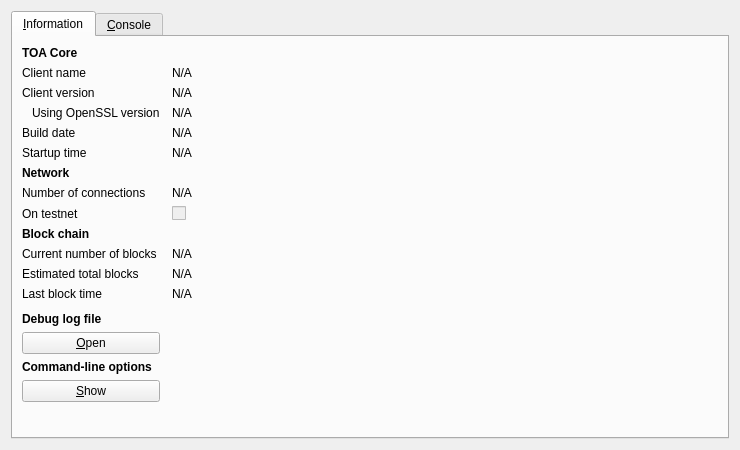
<?xml version="1.0" encoding="UTF-8"?>
<ui version="4.0">
 <class>RPCConsole</class>
 <widget class="QDialog" name="RPCConsole">
  <property name="geometry">
   <rect>
    <x>0</x>
    <y>0</y>
    <width>740</width>
    <height>450</height>
   </rect>
  </property>
  <property name="windowTitle">
   <string>TOA - Debug window</string>
  </property>
  <property name="styleSheet">
   <string notr="true">background-image: url(:/images/bkg);</string>
  </property>
  <layout class="QVBoxLayout" name="verticalLayout_2">
   <item>
    <widget class="QTabWidget" name="tabWidget">
     <property name="currentIndex">
      <number>0</number>
     </property>
     <widget class="QWidget" name="tab_info">
      <attribute name="title">
       <string>&amp;Information</string>
      </attribute>
      <layout class="QGridLayout" name="gridLayout" columnstretch="0,1">
       <property name="horizontalSpacing">
        <number>12</number>
       </property>
       <item row="0" column="0">
        <widget class="QLabel" name="label_9">
         <property name="font">
          <font>
           <weight>75</weight>
           <bold>true</bold>
          </font>
         </property>
         <property name="text">
          <string>TOA Core</string>
         </property>
        </widget>
       </item>
       <item row="1" column="0">
        <widget class="QLabel" name="label_5">
         <property name="text">
          <string>Client name</string>
         </property>
        </widget>
       </item>
       <item row="1" column="1">
        <widget class="QLabel" name="clientName">
         <property name="cursor">
          <cursorShape>IBeamCursor</cursorShape>
         </property>
         <property name="text">
          <string>N/A</string>
         </property>
         <property name="textFormat">
          <enum>Qt::PlainText</enum>
         </property>
         <property name="textInteractionFlags">
          <set>Qt::LinksAccessibleByMouse|Qt::TextSelectableByKeyboard|Qt::TextSelectableByMouse</set>
         </property>
        </widget>
       </item>
       <item row="2" column="0">
        <widget class="QLabel" name="label_6">
         <property name="text">
          <string>Client version</string>
         </property>
        </widget>
       </item>
       <item row="2" column="1">
        <widget class="QLabel" name="clientVersion">
         <property name="cursor">
          <cursorShape>IBeamCursor</cursorShape>
         </property>
         <property name="text">
          <string>N/A</string>
         </property>
         <property name="textFormat">
          <enum>Qt::PlainText</enum>
         </property>
         <property name="textInteractionFlags">
          <set>Qt::LinksAccessibleByMouse|Qt::TextSelectableByKeyboard|Qt::TextSelectableByMouse</set>
         </property>
        </widget>
       </item>
       <item row="3" column="0">
        <widget class="QLabel" name="label_14">
         <property name="text">
          <string>Using OpenSSL version</string>
         </property>
         <property name="indent">
          <number>10</number>
         </property>
        </widget>
       </item>
       <item row="3" column="1">
        <widget class="QLabel" name="openSSLVersion">
         <property name="cursor">
          <cursorShape>IBeamCursor</cursorShape>
         </property>
         <property name="text">
          <string>N/A</string>
         </property>
         <property name="textFormat">
          <enum>Qt::PlainText</enum>
         </property>
         <property name="textInteractionFlags">
          <set>Qt::LinksAccessibleByMouse|Qt::TextSelectableByKeyboard|Qt::TextSelectableByMouse</set>
         </property>
        </widget>
       </item>
       <item row="4" column="0">
        <widget class="QLabel" name="label_12">
         <property name="text">
          <string>Build date</string>
         </property>
        </widget>
       </item>
       <item row="4" column="1">
        <widget class="QLabel" name="buildDate">
         <property name="cursor">
          <cursorShape>IBeamCursor</cursorShape>
         </property>
         <property name="text">
          <string>N/A</string>
         </property>
         <property name="textFormat">
          <enum>Qt::PlainText</enum>
         </property>
         <property name="textInteractionFlags">
          <set>Qt::LinksAccessibleByMouse|Qt::TextSelectableByKeyboard|Qt::TextSelectableByMouse</set>
         </property>
        </widget>
       </item>
       <item row="5" column="0">
        <widget class="QLabel" name="label_13">
         <property name="text">
          <string>Startup time</string>
         </property>
        </widget>
       </item>
       <item row="5" column="1">
        <widget class="QLabel" name="startupTime">
         <property name="cursor">
          <cursorShape>IBeamCursor</cursorShape>
         </property>
         <property name="text">
          <string>N/A</string>
         </property>
         <property name="textFormat">
          <enum>Qt::PlainText</enum>
         </property>
         <property name="textInteractionFlags">
          <set>Qt::LinksAccessibleByMouse|Qt::TextSelectableByKeyboard|Qt::TextSelectableByMouse</set>
         </property>
        </widget>
       </item>
       <item row="6" column="0">
        <widget class="QLabel" name="label_11">
         <property name="font">
          <font>
           <weight>75</weight>
           <bold>true</bold>
          </font>
         </property>
         <property name="text">
          <string>Network</string>
         </property>
        </widget>
       </item>
       <item row="7" column="0">
        <widget class="QLabel" name="label_7">
         <property name="text">
          <string>Number of connections</string>
         </property>
        </widget>
       </item>
       <item row="7" column="1">
        <widget class="QLabel" name="numberOfConnections">
         <property name="cursor">
          <cursorShape>IBeamCursor</cursorShape>
         </property>
         <property name="text">
          <string>N/A</string>
         </property>
         <property name="textFormat">
          <enum>Qt::PlainText</enum>
         </property>
         <property name="textInteractionFlags">
          <set>Qt::LinksAccessibleByMouse|Qt::TextSelectableByKeyboard|Qt::TextSelectableByMouse</set>
         </property>
        </widget>
       </item>
       <item row="8" column="0">
        <widget class="QLabel" name="label_8">
         <property name="text">
          <string>On testnet</string>
         </property>
        </widget>
       </item>
       <item row="8" column="1">
        <widget class="QCheckBox" name="isTestNet">
         <property name="enabled">
          <bool>false</bool>
         </property>
         <property name="text">
          <string/>
         </property>
        </widget>
       </item>
       <item row="9" column="0">
        <widget class="QLabel" name="label_10">
         <property name="font">
          <font>
           <weight>75</weight>
           <bold>true</bold>
          </font>
         </property>
         <property name="text">
          <string>Block chain</string>
         </property>
        </widget>
       </item>
       <item row="10" column="0">
        <widget class="QLabel" name="label_3">
         <property name="text">
          <string>Current number of blocks</string>
         </property>
        </widget>
       </item>
       <item row="10" column="1">
        <widget class="QLabel" name="numberOfBlocks">
         <property name="cursor">
          <cursorShape>IBeamCursor</cursorShape>
         </property>
         <property name="text">
          <string>N/A</string>
         </property>
         <property name="textFormat">
          <enum>Qt::PlainText</enum>
         </property>
         <property name="textInteractionFlags">
          <set>Qt::LinksAccessibleByMouse|Qt::TextSelectableByKeyboard|Qt::TextSelectableByMouse</set>
         </property>
        </widget>
       </item>
       <item row="11" column="0">
        <widget class="QLabel" name="label_4">
         <property name="text">
          <string>Estimated total blocks</string>
         </property>
        </widget>
       </item>
       <item row="11" column="1">
        <widget class="QLabel" name="totalBlocks">
         <property name="cursor">
          <cursorShape>IBeamCursor</cursorShape>
         </property>
         <property name="text">
          <string>N/A</string>
         </property>
         <property name="textFormat">
          <enum>Qt::PlainText</enum>
         </property>
         <property name="textInteractionFlags">
          <set>Qt::LinksAccessibleByMouse|Qt::TextSelectableByKeyboard|Qt::TextSelectableByMouse</set>
         </property>
        </widget>
       </item>
       <item row="12" column="0">
        <widget class="QLabel" name="label_2">
         <property name="text">
          <string>Last block time</string>
         </property>
        </widget>
       </item>
       <item row="12" column="1">
        <widget class="QLabel" name="lastBlockTime">
         <property name="cursor">
          <cursorShape>IBeamCursor</cursorShape>
         </property>
         <property name="text">
          <string>N/A</string>
         </property>
         <property name="textFormat">
          <enum>Qt::PlainText</enum>
         </property>
         <property name="textInteractionFlags">
          <set>Qt::LinksAccessibleByMouse|Qt::TextSelectableByKeyboard|Qt::TextSelectableByMouse</set>
         </property>
        </widget>
       </item>
       <item row="13" column="0">
        <spacer name="verticalSpacer_2">
         <property name="orientation">
          <enum>Qt::Vertical</enum>
         </property>
         <property name="sizeHint" stdset="0">
          <size>
           <width>20</width>
           <height>20</height>
          </size>
         </property>
        </spacer>
       </item>
       <item row="14" column="0">
        <widget class="QLabel" name="labelDebugLogfile">
         <property name="font">
          <font>
           <weight>75</weight>
           <bold>true</bold>
          </font>
         </property>
         <property name="text">
          <string>Debug log file</string>
         </property>
        </widget>
       </item>
       <item row="15" column="0">
        <widget class="QPushButton" name="openDebugLogfileButton">
         <property name="toolTip">
          <string>Open the TOA debug log file from the current data directory. This can take a few seconds for large log files.</string>
         </property>
         <property name="text">
          <string>&amp;Open</string>
         </property>
         <property name="autoDefault">
          <bool>false</bool>
         </property>
        </widget>
       </item>
       <item row="16" column="0">
        <widget class="QLabel" name="labelCLOptions">
         <property name="font">
          <font>
           <weight>75</weight>
           <bold>true</bold>
          </font>
         </property>
         <property name="text">
          <string>Command-line options</string>
         </property>
        </widget>
       </item>
       <item row="17" column="0">
        <widget class="QPushButton" name="showCLOptionsButton">
         <property name="toolTip">
          <string>Show the TOA-Qt help message to get a list with possible TOA command-line options.</string>
         </property>
         <property name="text">
          <string>&amp;Show</string>
         </property>
         <property name="autoDefault">
          <bool>false</bool>
         </property>
        </widget>
       </item>
       <item row="18" column="0">
        <spacer name="verticalSpacer">
         <property name="orientation">
          <enum>Qt::Vertical</enum>
         </property>
         <property name="sizeHint" stdset="0">
          <size>
           <width>20</width>
           <height>40</height>
          </size>
         </property>
        </spacer>
       </item>
      </layout>
     </widget>
     <widget class="QWidget" name="tab_console">
      <attribute name="title">
       <string>&amp;Console</string>
      </attribute>
      <layout class="QVBoxLayout" name="verticalLayout_3">
       <property name="spacing">
        <number>3</number>
       </property>
       <item>
        <widget class="QTextEdit" name="messagesWidget">
         <property name="minimumSize">
          <size>
           <width>0</width>
           <height>100</height>
          </size>
         </property>
         <property name="readOnly">
          <bool>true</bool>
         </property>
         <property name="tabKeyNavigation" stdset="0">
          <bool>false</bool>
         </property>
         <property name="columnCount" stdset="0">
          <number>2</number>
         </property>
        </widget>
       </item>
       <item>
        <layout class="QHBoxLayout" name="horizontalLayout">
         <property name="spacing">
          <number>3</number>
         </property>
         <item>
          <widget class="QLabel" name="label">
           <property name="text">
            <string notr="true">&gt;</string>
           </property>
          </widget>
         </item>
         <item>
          <widget class="QLineEdit" name="lineEdit"/>
         </item>
         <item>
          <widget class="QPushButton" name="clearButton">
           <property name="maximumSize">
            <size>
             <width>24</width>
             <height>24</height>
            </size>
           </property>
           <property name="toolTip">
            <string>Clear console</string>
           </property>
           <property name="text">
            <string/>
           </property>
           <property name="icon">
            <iconset resource="../bitcoin.qrc">
             <normaloff>:/icons/remove</normaloff>:/icons/remove</iconset>
           </property>
           <property name="shortcut">
            <string notr="true">Ctrl+L</string>
           </property>
           <property name="autoDefault">
            <bool>false</bool>
           </property>
          </widget>
         </item>
        </layout>
       </item>
      </layout>
     </widget>
    </widget>
   </item>
  </layout>
 </widget>
 <resources>
  <include location="../bitcoin.qrc"/>
 </resources>
 <connections/>
</ui>
